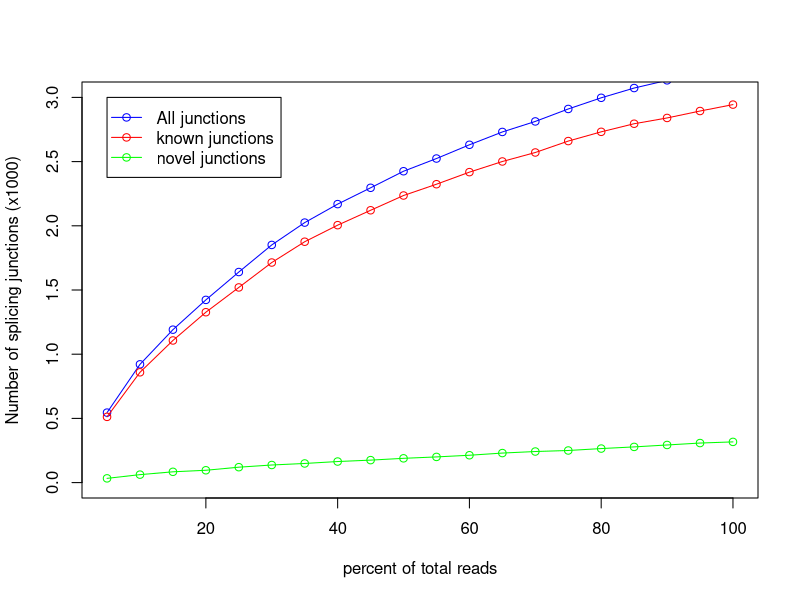

This figure's R source:
pdf('rustqc/rseqc/junction_saturation/test.junctionSaturation_plot.pdf')
x=c(5,10,15,20,25,30,35,40,45,50,55,60,65,70,75,80,85,90,95,100)
y=c(512,859,1107,1327,1520,1714,1876,2005,2121,2236,2324,2418,2501,2571,2660,2732,2795,2840,2894,2944)
z=c(545,921,1191,1423,1640,1851,2025,2169,2296,2425,2524,2631,2731,2813,2910,2997,3073,3133,3202,3261)
w=c(33,62,84,96,120,137,149,164,175,189,200,213,230,242,250,265,278,293,308,317)
m=max(2,3,0)
n=min(0,0,0)
plot(x,z/1000,xlab='percent of total reads',ylab='Number of splicing junctions (x1000)',type='o',col='blue',ylim=c(n,m))
points(x,y/1000,type='o',col='red')
points(x,w/1000,type='o',col='green')
legend(5,3, legend=c("All junctions","known junctions", "novel junctions"),col=c("blue","red","green"),lwd=1,pch=1)
dev.off()
